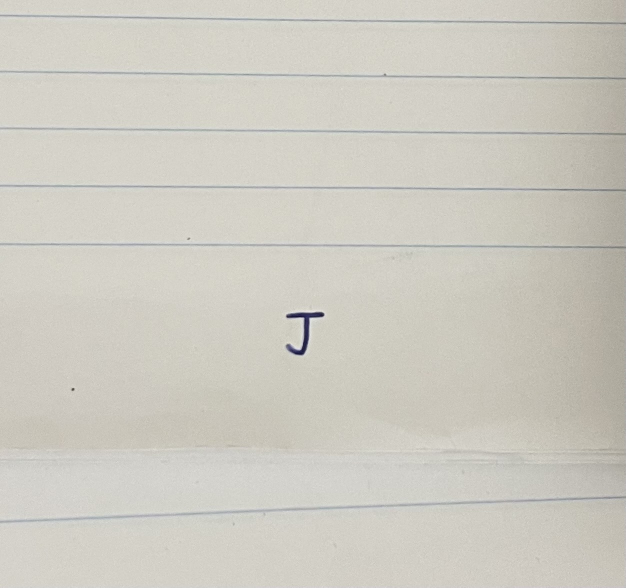
#> input picture Inputs/IMG_2994.jpeg, 1251 x 1175 px (shown at 1/2 size); its folder holds only this picture in this run
$ python -i data_preparation.py   (imports and definitions only)
#> lines starting #> are read from the running program, lines starting #| are printed output that depends on the picture; after the words box and inside, x2 and y2 are one past the last pixel; in counts of white or black regions, pixels touching at a corner belong together
import os
import numpy as np
from PIL import Image, ImageFilter
import uuid
import cv2

"""

THIS FILE IS RESPONSABLE FOR EVERYTHING CONCERNING DATA PREPROCESSING

"""

BASE_PATH = "C:\\Users\\diogo\\OneDrive\\Ambiente de Trabalho\\Datasets\\by_class"


"""
----------------------------------------------------------------------------------------------------------------------------------------------------
Auxiliar functions to prepare the dataset analysis

"""

# [30 lines left out: functions clean_mit_data, check_corruption, not called in this run]


"""
----------------------------------------------------------------------------------------------------------------------------------------------------
Inputed data transformation section

"""

def preprocess_image(input_image_path):

  """
  This function is used everytime we receive a new image as an input. It will transform it in a way that it looks like the ones in the dataset.
  """
#> called with input_image_path = '../Inputs/IMG_2994.jpeg'

  original_image = Image.open(input_image_path)
#> original_image is the input picture: PIL image 1251x1175 RGB; mean R, G, B 205, 202.4, 193.3

  low_pass_image = original_image.filter(ImageFilter.GaussianBlur(radius=2))

  #Apply boundingbox
  # Calculate the bounding box coordinates
  non_zero_pixels = np.argwhere(np.array(low_pass_image)[:, :, 0] > 0)
#> non_zero_pixels = 1469925 pairs, first value 0 to 1174, second value 0 to 1250
  y1, x1 = np.min(non_zero_pixels, axis=0)
#> y1 = 0; x1 = 0
  y2, x2 = np.max(non_zero_pixels, axis=0)
#> y2 = 1174; x2 = 1250

  # Crop the image based on the bounding box
  cropped_image = low_pass_image.crop((x1, y1, x2, y2))

  # Resize the image to a 128x128
  resized_image = cropped_image.resize((128, 128), Image.LANCZOS)
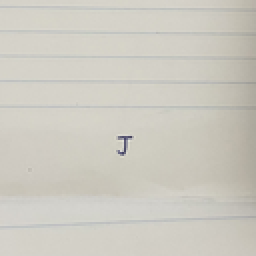
#> resized_image: PIL image 128x128 RGB (shown 2 times larger); mean R, G, B 205, 202.4, 193.3

  #Convert the image to a NumPy array, to access each pixel and change it to a greyscale
  image_array = np.array(resized_image)
  print(image_array.shape)
#| (128, 128, 3)
  height, width, _ = image_array.shape
#> height = 128; width = 128

  #Make the image grayscale and use contrast
  threshold = 115
  for i in range(height):
    for j in range(width):
      pixel = image_array[i, j]
      red = pixel[0]
      green = pixel[1]
      blue = pixel[2]
      #Apply this formula to make it greyscale: 0.299 ∙ red + 0.587 ∙ green + 0.114 ∙ blue
      grayscale_value = int(0.2226 * red + 0.7152 * green + 0.0722 * blue)
      grayscale_value = max(0, min(255, grayscale_value))
      # make the pixel either perfect black or perfect white
      if grayscale_value <= threshold:
        image_array[i,j] = [0,0,0]
      else:
        image_array[i,j] = [255,255,255]
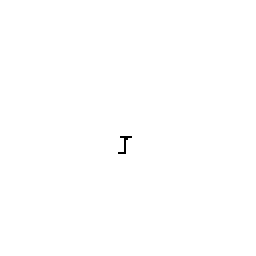
#> image_array: shape (128, 128, 3) (shown 2 times larger); 99.9% white; black in thin lines or dots, all inside (x1, y1, x2, y2) = (59, 68, 66, 77)

  one_channel_image_array = image_array[:, :, 0]
  print(one_channel_image_array.shape)
#| (128, 128)
  return one_channel_image_array

"""
  folder_path = "Inputs"
  # Generate a unique filename using uuid
  unique_filename = str(uuid.uuid4()) + ".png"
  path = os.path.join(folder_path, unique_filename)
  # Save the black and white image as a new file
  gray_image.save(path)
"""


"""
----------------------------------------------------------------------------------------------------------------------------------------------------
Balancing dataset classes section

"""

def is_folder_below_threshold(file_count, threshold_min, threshold_max):
    return threshold_min <= file_count <= threshold_max


#DATA AUGMENTATION -> MAKE SURE TO HAVE THE LIBRARIES USED INSTALED IN THE DATASET FOLDER!

#ROTATION

# [429 lines left out: functions augmentation_by_rotation, augmentation_by_resizing, augmentation_by_translation, augmentation_by_perspective, augmentation_by_noise, augmentation_by_elastification and 2 more, not called in this run]

"""
----------------------------------------------------------------------------------------------------------------------------------------------------
Funtion usage

"""

#clean_mit_data()

#check_corruption()

#implement_augmentation()

>>> result = preprocess_image('../Inputs/IMG_2994.jpeg')

$ run again, on Inputs/IMG_2997.jpg
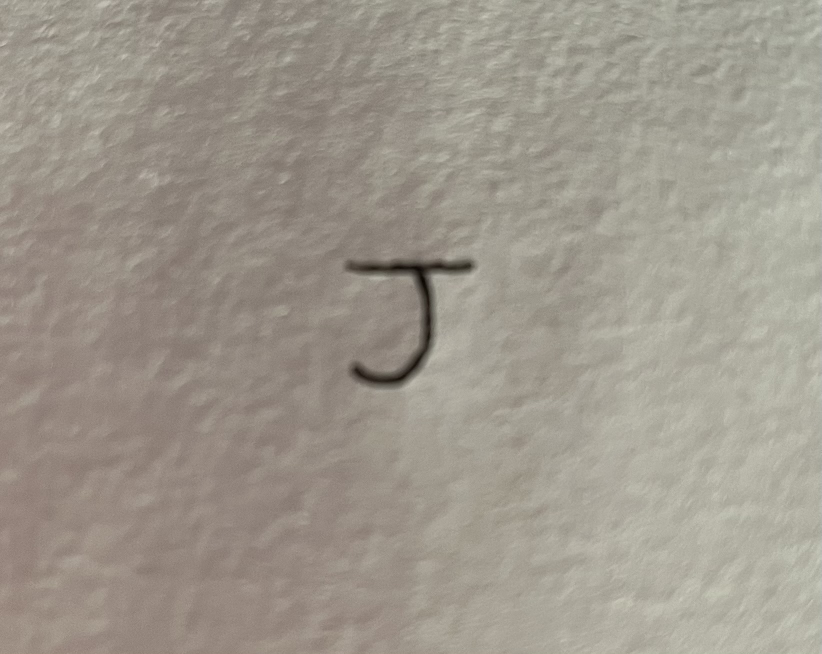
#> input picture Inputs/IMG_2997.jpg, 1643 x 1308 px (shown at 1/2 size)
#> in preprocess_image, original_image is the input picture: PIL image 1643x1308 RGB; mean R, G, B 158, 151.4, 140.4
#> non_zero_pixels = 2149044 pairs, first value 0 to 1307, second value 0 to 1642
#> y1 = 0
#> y2 = 1307; x2 = 1642
#> in preprocess_image, `resized_image = cropped_image.resize((128, 128), Image.LANCZOS)`:
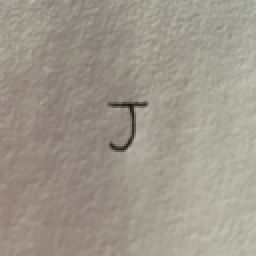
#> resized_image: PIL image 128x128 RGB (shown 2 times larger); mean R, G, B 158, 151.3, 140.4
#| (128, 128, 3)
#> after the loop in preprocess_image, `for i in range(height):`:
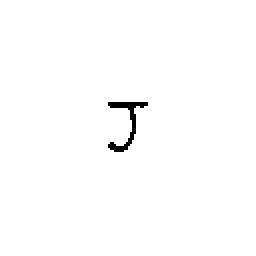
#> image_array: shape (128, 128, 3) (shown 2 times larger); 99.2% white; black in thin lines or dots, all inside (x1, y1, x2, y2) = (54, 51, 74, 76)
#| (128, 128)
